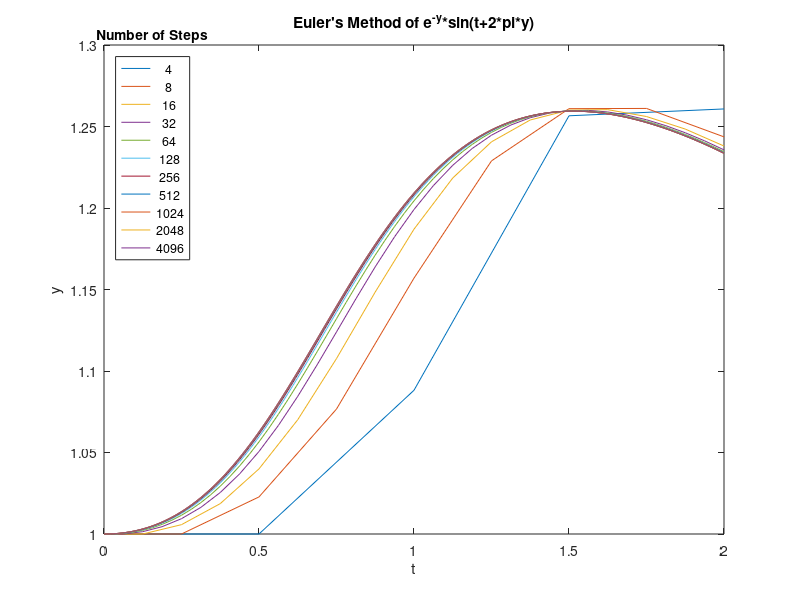
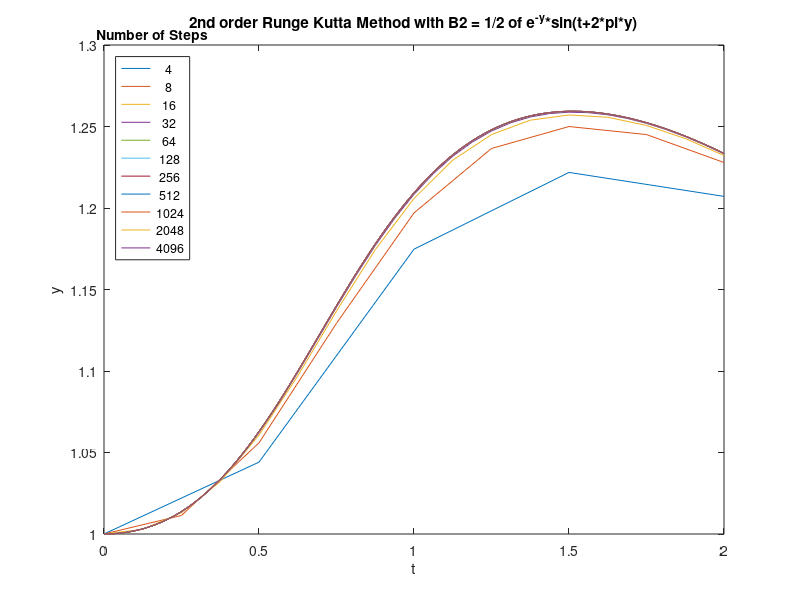
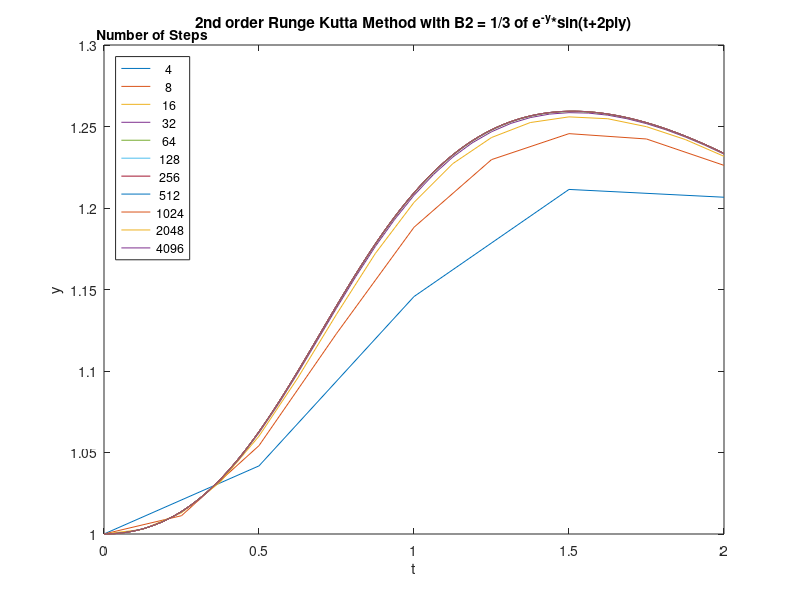
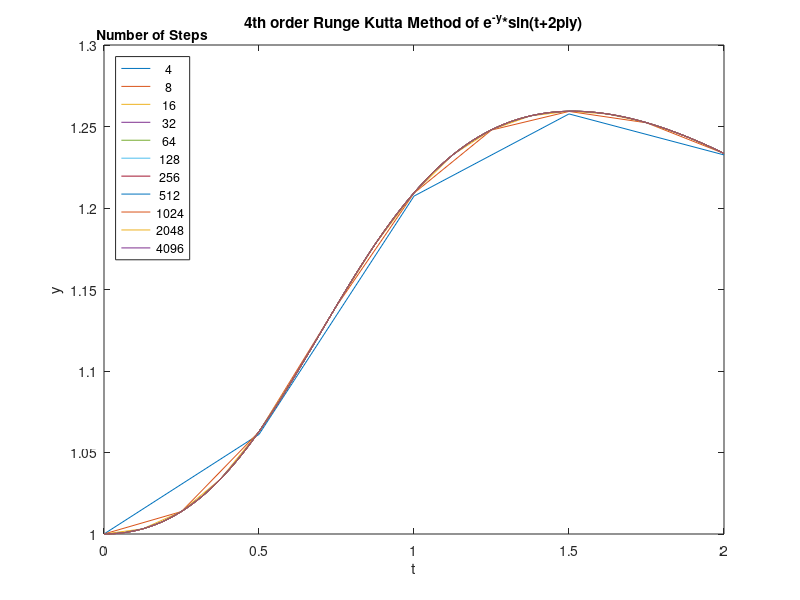

Here is the MATLAB script that generated these plots, in order:
%
% Objective: this script uses varying number of steps while employing
%   Euler's method, two Second Order Runge-Kutta methods (with B2 = 1/2 and
%   with B2 = 1/3), and Fourth Order Runge-Kutta method to determine the 
%   the solution up to T=2 of y' = e^(-y)*sin(t+2*pi*y) with initial 
%   condition y(0)=1 
%
%
%
% Functions called: none
%   
% 
%
% Set function handle of f(t,y) = y'
f = @(t,y) exp(-y)*sin(t+2*pi*y);
% Set final value T = 2
T = 2;
%
% Find the approximate solution of y(t) using RK4 for 8192 steps
% Set the first index of est_solution = 1
est_solution(1) = 1;
% Set the first index of t_star = 0
t_star(1) = 0;
% Set the step size, h_star, as T/8192
h_star = T/8192;
%
% Iterate through 8192 times (for 8192 steps)
for a = 1:8192
    % Set the K1,K2,K3, and K4 values using the respective formulas for the
    %   RK4 method
    K_1RK4 = h_star*f(t_star(a),est_solution(a));
    K_2RK4 = h_star*f(t_star(a)+h_star/2,est_solution(a)+K_1RK4/2);
    K_3RK4 = h_star*f(t_star(a)+h_star/2,est_solution(a)+K_2RK4/2);
    K_4RK4 = h_star*f(t_star(a)+h_star,est_solution(a)+K_3RK4);
    % 
    % Set the next value of est_solution using the formula with K1,K2,K3
    %   and K4
    est_solution(a+1) = est_solution(a)+(1/6)*(K_1RK4+2*(K_2RK4+K_3RK4)+K_4RK4);
    % 
    % Set the next value of t_star equal to h + current t_star value
    t_star(a+1) = t_star(a)+h_star;
end
%
% Iterate through 11 times
for i=1:11
    % Set n equal to 2*2^i
    n = 2^(i+1);
    % Create n_vector to store number of steps used for each iteration
    n_vector(i) = n;
    % Set step-size, h, equal to T/n
    h = T/n;
    %
    % Set first index of each row of t equal to 0
    t(i,1) = 0; 
    % Set first index of each row of yEuler, yRK2_1, yRK2_2, and yRK4 equal
    %   to 1
    yEuler(i,1) = 1;
    yRK2_1(i,1) = 1;
    yRK4(i,1) = 1;
    yRK2_2(i,1) = 1;
    %
    % Iterate through n times
    for j=1:n
        % 
        % Perform Euler's: Set next index of i'th row equal to current
        %   index of i'th row + stepsize*f(t,y)
        yEuler(i,j+1) = yEuler(i,j)+h*f(t(i,j),yEuler(i,j));
        %
        %
        %
        % Perform RK-2nd order with B2 = 1/2
        % Set B2_half = 1/2 and use the three equations to find B1_half,
        %   VRK2 and ORK2
        B2_half = 1/2;
        B1_half = 1 - B2_half;
        VRK2 = 1/(2*B2_half);
        ORK2 = 1/(2*B2_half);
        %
        % Set the K1 and K2 values using the formulas from Second Order RK 
        %   method with h, f, VRK2, and ORK2
        K1RK2 = h*f(t(i,j),yRK2_1(i,j));
        K2RK2 = h*f(t(i,j)+(h*VRK2),yRK2_1(i,j)+(ORK2*K1RK2));
        %
        % Set the next index of the i'th row of yRK2_1 using the Second
        %   Order RK formula with B1, B2, K1, and K2
        yRK2_1(i,j+1) = yRK2_1(i,j)+B1_half*K1RK2+B2_half*K2RK2;
        %
        %
        %
        % Peform RK-2nd order with B2 = 1/3
        % Set B2_new = 1/2 and use the three equations to find B1_new,
        %   VRK2_2 and ORK2_2
        B2_new = 1/3;
        B1_new = 1 - B2_new;
        VRK2_2 = 1/(2*B2_new);
        ORK2_2 = 1/(2*B2_new);
        %
        % Set the K1 and K2 values using the formulas from Second Order RK 
        %   method with h, f, VRK2_2, and ORK2_2
        K1RK2_2 = h*f(t(i,j),yRK2_2(i,j));
        K2RK2_2 = h*f(t(i,j)+(h*VRK2_2),yRK2_2(i,j)+(ORK2_2*K1RK2_2));
        %
        % Set the next index of the i'th row of yRK2_2 using the Second
        %   Order RK formula with B1_new, B2_new, K1, and K2
        yRK2_2(i,j+1) = yRK2_2(i,j)+B1_new*K1RK2_2+B2_new*K2RK2_2;
        %
        %
        %
        % Perform RK-4th order
        % Set the K1,K2,K3, and K4 values using the respective formulas for the
        %   RK4 method 
        K1RK4 = h*f(t(i,j),yRK4(i,j));
        K2RK4 = h*f(t(i,j)+(h/2),yRK4(i,j)+K1RK4/2);
        K3RK4 = h*f(t(i,j)+(h/2),yRK4(i,j)+K2RK4/2);
        K4RK4 = h*f(t(i,j)+h,yRK4(i,j)+K3RK4);
        %
        % Set the next value of yRK4 using the formula with K1,K2,K3 and K4
        yRK4(i,j+1) = yRK4(i,j)+(1/6)*(K1RK4+2*(K2RK4+K3RK4)+K4RK4);
        %
        %
        %
        % Set the next value in the i'th row of t equal to h + current t value
        t(i,j+1) = t(i,j)+h;
        %
    end
    %
    % Create a plot on figure 1 of the respective yEuler values vs the i'th 
    %   row of t (up to the n+1 index) with a title, axis labels, and a 
    %   legend (for the different number of steps used)
    figure(1);
    plot(t(i,[1:n+1]),yEuler(i,[1:n+1]));
    title("Euler's Method of e^-^y*sin(t+2*pi*y)");
    title(legend(num2str(n_vector'),'Location','northwest'),'Number of Steps');
    ylabel('y');
    xlabel('t');
    hold on
    %
    % Create a plot on figure 2 of the respective yRK2_1 values vs the i'th 
    %   row of t (up to the n+1 index) with a title, axis labels, and a 
    %   legend (for the different number of steps used)
    figure(2);
    plot(t(i,[1:n+1]),yRK2_1(i,[1:n+1]));
    title("2nd order Runge Kutta Method with B2 = 1/2 of e^-^y*sin(t+2*pi*y)");
    title(legend(num2str(n_vector'),'Location','northwest'),'Number of Steps');
    ylabel('y');
    xlabel('t');
    hold on
    %
    % Create a plot on figure 3 of the respective yRK2_2 values vs the i'th 
    %   row of t (up to the n+1 index) with a title, axis labels, and a 
    %   legend (for the different number of steps used)
    figure(3);
    plot(t(i,[1:n+1]),yRK2_2(i,[1:n+1]));
    title("2nd order Runge Kutta Method with B2 = 1/3 of e^-^y*sin(t+2piy)");
    title(legend(num2str(n_vector'),'Location','northwest'),'Number of Steps');
    ylabel('y');
    xlabel('t');
    hold on
    %
    % Create a plot on figure 4 of the respective yRK4 values vs the i'th 
    %   row of t (up to the n+1 index) with a title, axis labels, and a 
    %   legend (for the different number of steps used)
    figure(4);
    plot(t(i,[1:n+1]),yRK4(i,[1:n+1]));
    title("4th order Runge Kutta Method of e^-^y*sin(t+2piy)");
    title(legend(num2str(n_vector'),'Location','northwest'),'Number of Steps');
    ylabel('y');
    xlabel('t');
    hold on
    %
    %
    % Create the error vectors for Eulers, RK2_1, RK2_2, and RK4 and set
    %   the i'th index as the absolute value of the difference between the
    %   value y(T), which is est_solution(end), and the n+1 index of the
    %   i'th row of each method
    error_euler(i) = abs(yEuler(i,n+1)-est_solution(end));
    error_RK2_1(i) = abs(yRK2_1(i,n+1)-est_solution(end));
    error_RK2_2(i) = abs(yRK2_2(i,n+1)-est_solution(end));
    error_RK4(i) = abs(yRK4(i,n+1)-est_solution(end));
    %
end
%
% Create 4 plots on figure 5 of the log(error vectors) vs 
%   log(respective number of steps used) with a title, axis labels, and a
%   legend (for the different steps used)
figure(5);
title('Log-Log plot of Errors vs Number of steps');
xlabel('Log10(n)');
ylabel('Log10(error of y(T))');
hold on
plot(log10(n_vector),log10(error_euler));
plot(log10(n_vector),log10(error_RK2_1));
plot(log10(n_vector),log10(error_RK2_2));
plot(log10(n_vector),log10(error_RK4));
title(legend({"Euler's",'RK2 with B2 = 1/2','RK2 with B2 = 1/3','RK4'}),'Method Used');
%
%
%
%
%
% Problem 2
%
% Create 4 plots on figure 6 of the log(error vectors) vs 
%   log(respective number of function evaluations used) with a title, axis 
%   labels, and a legend (for the different steps used)
figure(6);
title('Log-Log plot of Errors vs Number of Function Evaluations');
xlabel('Log10(F)');
ylabel('Log10(error of y(T))');
hold on
% Euler's method uses 1 function evaluation per step, so n steps = n
%    function evaluations
plot(log10(n_vector),log10(error_euler));
% RK2 method uses 2 function evaluation per step, so n steps = 2n
%    function evaluations (hence the 2*n_vector)
plot(log10(2*n_vector),log10(error_RK2_1));
plot(log10(2*n_vector),log10(error_RK2_2));
% RK4 method uses 4 function evaluation per step, so n steps = 4n
%    function evaluations (hence the 4*n_vector)
plot(log10(4*n_vector),log10(error_RK4));
title(legend({"Euler's",'RK2 with B2 = 1/2','RK2 with B2 = 1/3','RK4'}),'Method Used');



